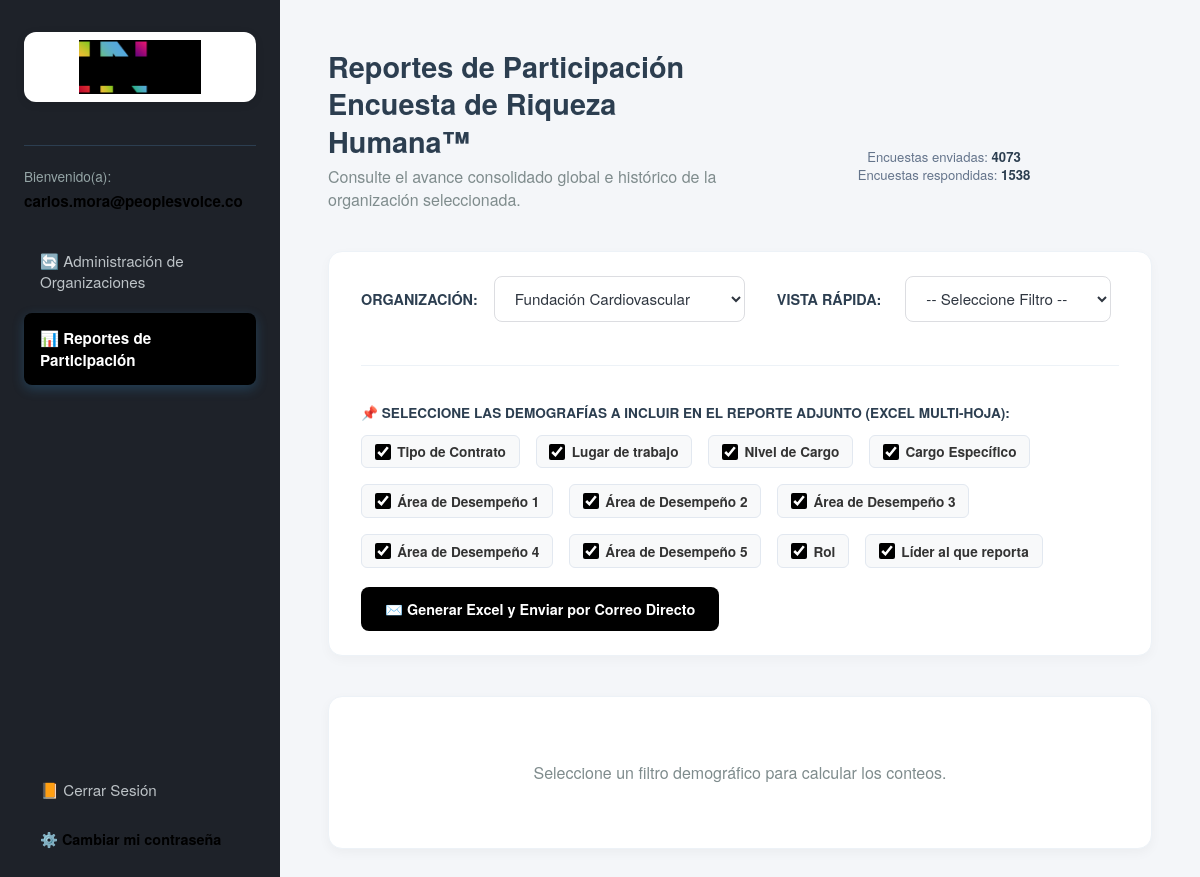
Screenshot of /admin/visor-reportes?empresa_id=1 (signed in) with the database file from the repository.
### database/models.py (models this page shows)
class Empresa(Base):
    __tablename__ = 'empresas'
    id = Column(Integer, primary_key=True, autoincrement=True)
    nombre = Column(String(100), nullable=False, unique=True)
    fecha_creacion = Column(DateTime, server_default=func.now())
    usuarios = relationship("Usuario", back_populates="empresa", cascade="all, delete-orphan")
    colaboradores = relationship("Colaborador", back_populates="empresa", cascade="all, delete-orphan")
    categorias_demograficas = relationship("CategoriaDemografica", back_populates="empresa", cascade="all, delete-orphan")

class CategoriaDemografica(Base):
    __tablename__ = 'categorias_demograficas'
    id = Column(Integer, primary_key=True, autoincrement=True)
    nombre = Column(String(100), nullable=False)
    empresa_id = Column(Integer, ForeignKey('empresas.id'), nullable=False)
    empresa = relationship("Empresa", back_populates="categorias_demograficas")
    valores = relationship("ValorDemografico", back_populates="categoria", cascade="all, delete-orphan")

### main.py (the view)
@app.route('/admin/visor-reportes')
def visor_reportes_admin():
    if 'usuario_id' not in session or session['rol'] not in ['admin', 'coordinador']: return redirect('/login')
    db = SessionLocal()
    empresas = db.query(Empresa).all()
    empresa_seleccionada_id = request.args.get('empresa_id')
    categorias = []
    if empresa_seleccionada_id:
        categorias = db.query(CategoriaDemografica).filter(CategoriaDemografica.empresa_id == empresa_seleccionada_id).all()
    db.close()
    return render_template('admin_reportes.html', empresas=empresas, categories=categorias, categorias=categorias, empresa_sel_id=empresa_seleccionada_id)

### templates/admin_reportes.html (shortened to what this page needs)
<!DOCTYPE html>
<html lang="es">
<head>
</head>
<body>
<div class="contenedor-dashboard">
    <div class="barra-lateral">
        <div class="logo-container">
            <img src="/static/logo_gcti.png" alt="GCTI Logo" class="logo-img" onerror="this.style.display='none'; document.getElementById('logo-fallback').style.display='block';">
        </div>
        <hr>
        <div class="user-info">
            <span class="lbl">Bienvenido(a):</span>
            <span class="val">{{ session['nombre'] }}</span>
        </div>
        <ul class="menu-lateral">
            <li class="menu-item"><a class="menu-link" href="/admin">🔄 Administración de Organizaciones</a></li>
            <li class="menu-item"><a class="menu-link activo" href="/admin/visor-reportes">📊 Reportes de Participación</a></li>
        </ul>
        <ul class="bloque-inferior-sidebar">
            <li class="menu-item">
                <a class="menu-link" href="/login" style="color: #bdc3c7;">📙 Cerrar Sesión</a>
            </li>
            <li class="menu-item">
                <a href="#" onclick="desplegarModalPassword()" style="display:block; font-size:0.9rem; color:#000000; text-decoration:none; padding: 0.5rem 1rem; font-weight:600;">⚙️ Cambiar mi contraseña</a>
            </li>
        </ul>
    </div>
    <div class="contenido-principal">
        <div class="bloque-medidor-flotante" id="bloque-indicador-completo">
            <div id="gauge-container"></div>
            <div class="info-conteo-medidor" id="texto-conteos-dinamicos"></div>
        </div>
        <h2>Reportes de Participación Encuesta de Riqueza Humana™</h2>
        <p class="subtitulo">Consulte el avance consolidado global e histórico de la organización seleccionada.</p>
        <div class="caja-filtro" style="flex-direction: column; align-items: flex-start; padding-right: 2rem;">
            <div style="display:flex; gap:1.5rem; align-items:center; width:100%;">
                <form id="form-empresa" method="GET" action="/admin/visor-reportes" style="display:flex; gap:1rem; align-items:center;">
                    <span style="font-weight:700; color:#2c3e50; font-size:0.9rem; text-transform:uppercase;">Organización:</span>
                    <select class="select-form" name="empresa_id" onchange="document.getElementById('form-empresa').submit()">
                        {% for emp in empresas %}
                            <option value="{{ emp.id }}" {% if empresa_sel_id|string == emp.id|string %}selected{% endif %}>{{ emp.nombre }}</option>
                        {% endfor %}
                    </select>
                </form>
                {% if categorias %}
                <span style="font-weight:700; color:#2c3e50; font-size:0.9rem; text-transform:uppercase; margin-left: 0.5rem;">Vista Rápida:</span>
                <select class="select-form" id="selector-categoria" onchange="cargarMetricasAdmin(this.value)">
                    <option value="">-- Seleccione Filtro --</option>
                </select>
                {% endif %}
            </div>
            {% if categorias %}
            <hr style="width:100%; border:0; border-top:1px solid #edf2f7; margin: 1.2rem 0 0.8rem 0;">
            <div style="width:100%;">
                <span style="font-weight:700; color:#2c3e50; font-size:0.85rem; text-transform:uppercase; display:block; margin-bottom:0.8rem;">
                    📌 Seleccione las demografías a incluir en el reporte adjunto (Excel Multi-hoja):
                </span>
                <div style="display:flex; flex-wrap:wrap; gap:1rem; margin-bottom: 1.2rem;">
                    {% for cat in categorias %}
                    <label style="display:inline-flex; align-items:center; gap:0.4rem; background:#f8f9fa; padding:0.4rem 0.8rem; border-radius:6px; border:1px solid #e2e8f0; font-size:0.85rem; font-weight:600; cursor:pointer;">
                        <input type="checkbox" class="toggle-demografia" value="{{ cat.id }}" checked style="width:16px; height:16px; accent-color:#000;">
                        {{ cat.nombre }}
                    </label>
                    {% endfor %}
                </div>
                <button id="btn-enviar-mail" onclick="ejecutarEnvioReporte()" style="padding:0.75rem 1.5rem; background-color:#000000; color:white; border:none; border-radius:8px; cursor:pointer; font-weight:700; font-size:0.9rem; font-family:'Helvetica Neue', sans-serif; transition:all 0.2s; display:inline-flex; align-items:center; gap:0.5rem;">
                    ✉️ Generar Excel y Enviar por Correo Directo
                </button>
            </div>
            {% endif %}
        </div>
        <div class="contenedor-tabla">
            <div id="zona-tabla" class="estado-vacio">
                {% if not empresa_sel_id %} Seleccione una organización para comenzar. {% else %} Seleccione un filtro demográfico para calcular los conteos. {% endif %}
            </div>
        </div>
    </div>
</div>
</body>
</html>

### templates/admin_reportes.html (style rules this page uses)
* { box-sizing: border-box; margin: 0; padding: 0; }
body { background-color: #f4f6f9; font-family: 'Helvetica Neue', Helvetica, Arial, sans-serif; font-style: normal; color: #333; -webkit-font-smoothing: antialiased; }
.contenedor-dashboard { display: flex; min-height: 100vh; width: 100%; }
.barra-lateral { background-color: #1e2229; width: 280px; color: #ecf0f1; padding: 2rem 1.5rem; flex-shrink: 0; display: flex; flex-direction: column; min-height: 100vh; }
.logo-container { display: flex !important; align-items: center !important; justify-content: center !important; margin-bottom: 1.5rem !important; width: 100% !important; height: 70px !important; max-height: 70px !important; background-color: #ffffff !important; border-radius: 12px !important; padding: 0.5rem !important; box-shadow: 0 2px 8px rgba(0,0,0,0.1) !important; overflow: hidden !important; }
.logo-img { max-width: 100% !important; max-height: 100% !important; object-fit: contain !important; }
.barra-lateral hr { border: 0; border-top: 1px solid #2c3e50; margin: 1.2rem 0; }
.user-info { margin-bottom: 1.5rem; line-height: 1.4; }
.user-info .lbl { font-size: 0.85rem; color: #95a5a6; }
.user-info .val { font-weight: 700; font-size: 0.95rem; word-break: break-all; color: #000000; display: block; margin-top: 0.2rem; }
.menu-lateral { list-style: none; }
.menu-item { margin-bottom: 0.5rem; }
.menu-link { display: block; padding: 0.85rem 1rem; color: #bdc3c7; text-decoration: none; border-radius: 8px; font-size: 0.95rem; font-weight: 500; transition: all 0.2s ease; }
.menu-link.activo { background-color: #000000; color: white; font-weight: 600; box-shadow: 0 4px 12px rgba(52, 152, 219, 0.25); }
.bloque-inferior-sidebar { margin-top: auto; padding-top: 2rem; list-style: none; }
.contenido-principal { flex-grow: 1; padding: 3rem; position: relative; }
.bloque-medidor-flotante { position: absolute; top: 0.5rem; right: 6rem; width: 320px; display: none; flex-direction: column; align-items: center; z-index: 10; }
#gauge-container { width: 100%; height: 145px; background: transparent; }
.info-conteo-medidor { font-size: 0.82rem; color: #64748b; text-align: center; margin-top: -5px; line-height: 1.4; font-weight: 500; }
.contenido-principal h2 { font-size: 1.8rem; font-weight: 700; color: #2c3e50; margin-bottom: 0.3rem; max-width: 48%; line-height: 1.3; }
.contenido-principal .subtitulo { color: #7f8c8d; margin-bottom: 2.5rem; font-size: 1rem; max-width: 48%; }
.caja-filtro { background-color: white; padding: 1.5rem 2rem; border-radius: 14px; box-shadow: 0 4px 12px rgba(0,0,0,0.03); margin-bottom: 2.5rem; display: flex; gap: 1.5rem; align-items: center; border: 1px solid #edf2f7; padding-right: 25rem; }
.select-form { padding: 0.65rem 1rem; border: 1px solid #dcdde1; border-radius: 8px; min-width: 200px; outline: none; font-size: 0.95rem; color: #2f3640; background-color: #fff; font-family: 'Helvetica Neue', sans-serif; transition: all 0.2s; }
.contenedor-tabla { background-color: white; border-radius: 14px; box-shadow: 0 4px 12px rgba(0,0,0,0.04); overflow: hidden; border: 1px solid #edf2f7; }
.estado-vacio { padding: 4rem; text-align: center; color: #7f8c8d; font-style: normal; font-size: 1rem; }

### rows the page displays
Empresa: nombre "carlos.mora@peoplesvoice.co"
CategoriaDemografica: nombre "Tipo de Contrato"
CategoriaDemografica: nombre "Lugar de trabajo"
CategoriaDemografica: nombre "Nivel de Cargo"
CategoriaDemografica: nombre "Cargo Específico"
CategoriaDemografica: nombre "Área de Desempeño 1"
CategoriaDemografica: nombre "Área de Desempeño 2"
CategoriaDemografica: nombre "Área de Desempeño 3"
CategoriaDemografica: nombre "Área de Desempeño 4"
CategoriaDemografica: nombre "Área de Desempeño 5"
CategoriaDemografica: nombre "Rol"
CategoriaDemografica: nombre "Líder al que reporta"

### other values shown
form field empresa_id "Fundación Cardiovascular"
